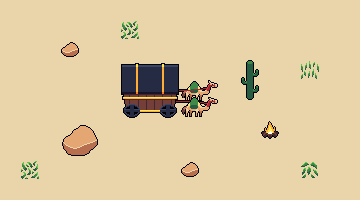

A 2D game scene composited from a Tiled map and its tileset images. What follows is a short description and the map's XML, with every tile layer's data as written:
An orthogonal 18x10 tile map with 20x20 px tiles, 2 tile layers (ground, obstacles) and 2 objects (player_spawn, enemy_spawn).

<map version="1.10" tiledversion="1.10.2" orientation="orthogonal" renderorder="right-down" width="18" height="10" tilewidth="20" tileheight="20" infinite="0" nextlayerid="9" nextobjectid="12">
 <tileset firstgid="1" source="tileset.tsx" />
 <layer id="6" name="ground" width="18" height="10">
  <data encoding="csv">
85,85,85,85,85,85,85,85,85,85,85,85,85,85,85,85,85,85,
85,85,85,85,85,85,64,85,85,85,85,85,85,85,85,85,85,85,
85,85,85,85,85,85,85,85,85,85,85,85,85,85,85,85,85,85,
85,85,85,85,85,85,85,85,85,85,85,85,85,85,85,65,85,85,
85,85,85,85,85,85,85,85,85,85,85,85,85,85,85,85,85,85,
85,85,85,85,85,85,85,85,85,85,85,85,85,85,85,85,85,85,
85,85,85,85,85,85,85,85,85,85,85,85,85,85,85,85,85,85,
85,85,85,85,85,85,85,85,85,85,85,85,85,85,85,85,85,85,
85,64,85,85,85,85,85,85,85,85,85,85,85,85,85,66,85,85,
85,85,85,85,85,85,85,85,85,85,85,85,85,85,85,85,85,85
</data>
 </layer>
 <layer id="7" name="obstacles" width="18" height="10">
  <data encoding="csv">
0,0,0,0,0,0,0,0,0,0,0,0,0,0,0,0,0,0,
0,0,0,0,0,0,0,0,0,0,0,0,0,0,0,0,0,0,
0,0,0,253,0,0,0,0,0,0,0,0,0,0,195,0,0,0,
0,0,0,0,0,0,568,569,570,571,572,0,211,0,0,0,0,0,
0,0,0,0,0,0,589,590,591,592,593,0,232,0,0,0,0,0,
0,0,0,0,0,0,610,611,612,613,614,0,0,0,0,0,0,0,
0,0,0,274,275,0,0,0,0,0,0,0,0,255,0,0,0,0,
0,0,0,295,296,0,0,0,0,0,0,0,0,0,0,0,0,0,
0,0,0,0,0,0,0,0,0,253,0,0,0,0,0,177,0,0,
0,0,0,0,0,0,0,0,0,0,0,0,0,0,0,0,0,0
</data>
 </layer>
 <objectgroup id="8" name="spawn">
  <object id="5" name="player_spawn" x="280" y="20">
   <properties>
    <property name="direction" value="left" />
   </properties>
  </object>
  <object id="7" name="enemy_spawn" x="60" y="80" />
 </objectgroup>
</map>